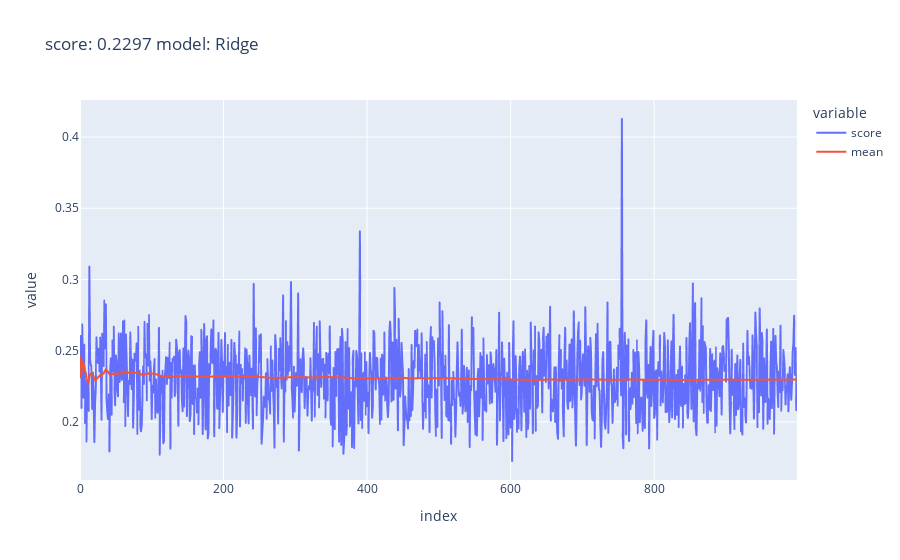

Write notebook code for a chart like this one.
### Code cell
scores = []
name = "Ridge"
for random_state in range(1000):
    X_train, X_test, y_train, y_test = train_test_split(df[numerical_columns], df[TARGET], test_size=0.20, random_state=random_state)
    Model.fit(X=X_train, y=y_train)
    y_pred = Model.predict(X=X_test)
    score = mean_squared_error(y_true=np.log(y_test), y_pred=np.log(Model.predict(X_test)), squared=False)
    scores.append(score)

title = 'score: {:5.4f} model: {}'.format(sum(scores)/len(scores), name)
scores_df = pd.DataFrame(data=scores, columns=['score'])
scores_df['mean'] = scores_df['score'].expanding().mean()

express.line(
    data_frame=scores_df,
    y=['score', 'mean'],
    title=title
).show()

### Figure 1 — Plotly figure (JSON) as saved in the notebook; plotly's stock layout.template omitted (floating-point values rounded to 4 significant figures; data arrays with more than 128 entries replaced by an {"elided": "..."} marker saying what was removed)
{"data": [{"hovertemplate": "variable=score<br>index=%{x}<br>value=%{y}<extra></extra>", "legendgroup": "score", "line": {"color": "#636efa", "dash": "solid"}, "marker": {"symbol": "circle"}, "mode": "lines", "name": "score", "showlegend": true, "type": "scattergl", "x": {"elided": "1000 int values"}, "xaxis": "x", "y": {"elided": "1000 float values"}, "yaxis": "y"}, {"hovertemplate": "variable=mean<br>index=%{x}<br>value=%{y}<extra></extra>", "legendgroup": "mean", "line": {"color": "#EF553B", "dash": "solid"}, "marker": {"symbol": "circle"}, "mode": "lines", "name": "mean", "showlegend": true, "type": "scattergl", "x": {"elided": "1000 int values"}, "xaxis": "x", "y": {"elided": "1000 float values"}, "yaxis": "y"}], "layout": {"legend": {"title": {"text": "variable"}, "tracegroupgap": 0}, "title": {"text": "score: 0.2297 model: Ridge"}, "xaxis": {"anchor": "y", "domain": [0, 1], "title": {"text": "index"}}, "yaxis": {"anchor": "x", "domain": [0, 1], "title": {"text": "value"}}}}
